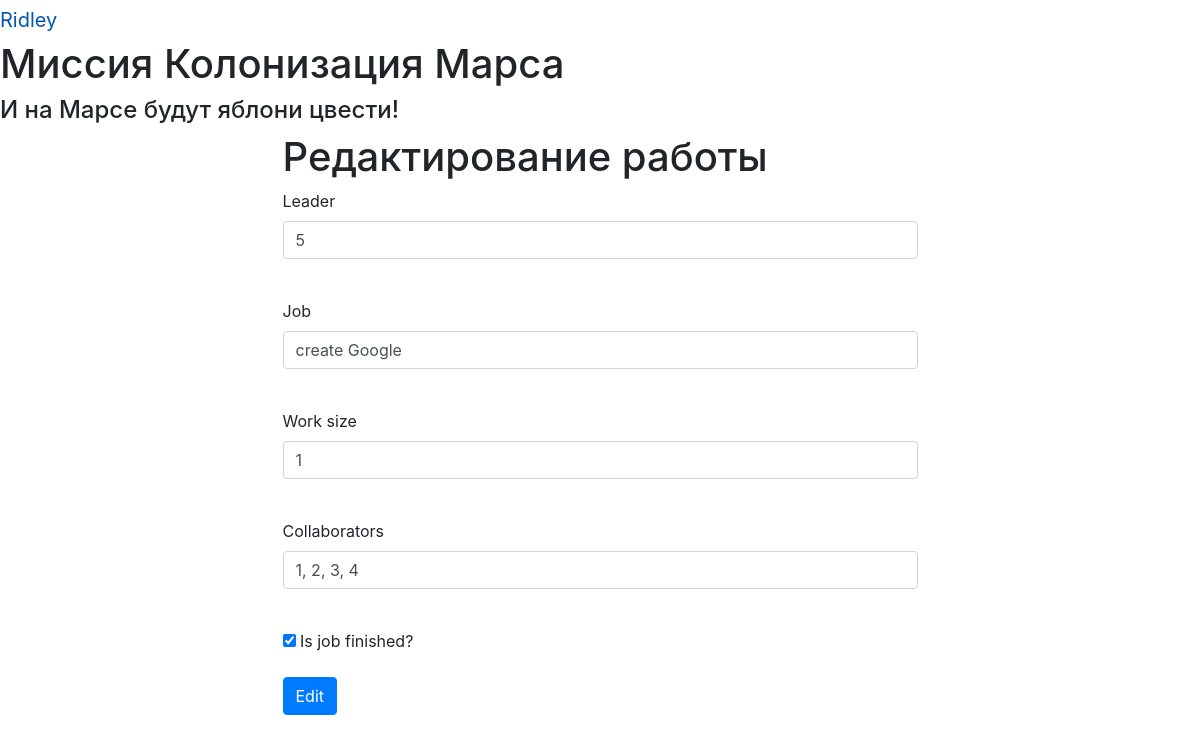
Screenshot of /works/4 (signed in) with the database file from the repository.
### data/users.py (models this page shows, shortened)
class User(SqlAlchemyBase, UserMixin, SerializerMixin):
    __tablename__ = 'users'
    id = sqlalchemy.Column(sqlalchemy.Integer, primary_key=True, autoincrement=True)
    surname = sqlalchemy.Column(sqlalchemy.String)
    name = sqlalchemy.Column(sqlalchemy.String)
    age = sqlalchemy.Column(sqlalchemy.Integer)
    position = sqlalchemy.Column(sqlalchemy.String)
    speciality = sqlalchemy.Column(sqlalchemy.String)
    address = sqlalchemy.Column(sqlalchemy.String)
    email = sqlalchemy.Column(sqlalchemy.String, unique=True)
    hashed_password = sqlalchemy.Column(sqlalchemy.String)
    modified_date = sqlalchemy.Column(sqlalchemy.DateTime, default=datetime.datetime.now)

### data/jobs.py (models this page shows, shortened)
class Jobs(SqlAlchemyBase, UserMixin, SerializerMixin):
    __tablename__ = 'jobs'
    id = sqlalchemy.Column(sqlalchemy.Integer, primary_key=True, autoincrement=True)
    team_leader = sqlalchemy.Column(sqlalchemy.Integer, sqlalchemy.ForeignKey("users.id"))
    job = sqlalchemy.Column(sqlalchemy.String)
    work_size = sqlalchemy.Column(sqlalchemy.Integer)
    collaborators = sqlalchemy.Column(sqlalchemy.String)
    start_date = sqlalchemy.Column(sqlalchemy.DateTime)
    end_date = sqlalchemy.Column(sqlalchemy.DateTime)
    is_finished = sqlalchemy.Column(sqlalchemy.Boolean)
    user = orm.relationship('User')

### main.py (the view, shortened to what this page needs)
@app.route('/works/<int:id>', methods=['GET', 'POST'])
@login_required
def edit_job(id):
    form = JobForm()
    form.submit.label.text = 'Edit'
    db_sess = db_session.create_session()
    job = db_sess.query(Jobs).filter(Jobs.id == id).first()
    if not job:
        abort(404)
    if current_user.id == job.team_leader or current_user.id == 1:
        if request.method == "GET":
            form.team_leader.data = job.team_leader
            form.job.data = job.job
            form.work_size.data = job.work_size
            form.collaborators.data = job.collaborators
            form.is_finished.data = job.is_finished
    else:
        abort(404)
    return render_template('add_job.html', title='Редактирование работы', title2="Редактирование",
                           form=form)

### data/jobs_form.py
class JobForm(FlaskForm):
    team_leader = IntegerField('Leader', validators=[DataRequired()])
    job = StringField('Job', validators=[DataRequired()])
    work_size = IntegerField('Work size', validators=[DataRequired()])
    collaborators = StringField("Collaborators", validators=[DataRequired()])
    is_finished = BooleanField("Is job finished?")
    submit = SubmitField('Add')

### data/db_session.py (called while the page is built)
def create_session() -> Session:
    global __factory
    return __factory()

### main.py (called while the page is built)
@login_manager.user_loader
def load_user(user_id):
    db_sess = db_session.create_session()
    return db_sess.query(User).get(user_id)

### templates/add_job.html (shortened to what this page needs)
{% extends "base.html" %}
{% block content %}
<div class="container">
    <div class="row justify-content-center">
        <div class="col-md-7">
            <h1>{{ title2 }} работы</h1>
            <form action="" method="post">
                <p>
                    {{ form.team_leader.label }}<br>
                    {{ form.team_leader(class="form-control") }}<br>
                </p>
                <p>
                    {{ form.job.label }}<br>
                    {{ form.job(class="form-control") }}<br>
                </p>
                <p>
                    {{ form.work_size.label }}<br>
                    {{ form.work_size(class="form-control") }}<br>
                </p>
                <p>
                    {{ form.collaborators.label }}<br>
                    {{ form.collaborators(class="form-control") }}<br>
                </p>
                <p>{{ form.is_finished() }} {{ form.is_finished.label }}</p>
                <p>{{ form.submit(type="submit", class="btn btn-primary") }}</p>
            </form>
        </div>
    </div>
</div>
{% endblock %}

### templates/base.html (shortened to what this page needs)
<!DOCTYPE html>
<html lang="en">
<head>
    <link rel="stylesheet"
          href="https://stackpath.bootstrapcdn.com/bootstrap/4.4.1/css/bootstrap.min.css"
>
    </head>
    <body>
        <nav>
            {% if current_user.is_authenticated %}
                <a class="navbar-brand" href="/logout">{{ current_user.name }}</a>
            {% else %}
                <p>
                    <a class="btn btn-primary " href="/register">Зарегистрироваться</a>
                    <a class="btn btn-success" href="/login">Войти</a>
                </p>
            {% endif %}
        </nav>
        <h1>Миссия Колонизация Марса</h1>
        <h4>И на Марсе будут яблони цвести!</h4>
        {% block content %}{% endblock %}
    </body>
</html>

### rows the page displays
User: name "Ridley"
Jobs: team_leader "5", job "create Google", work_size "1", collaborators "1, 2, 3, 4", is_finished "☑"

### other values shown
{{ title2 }} "Редактирование"
